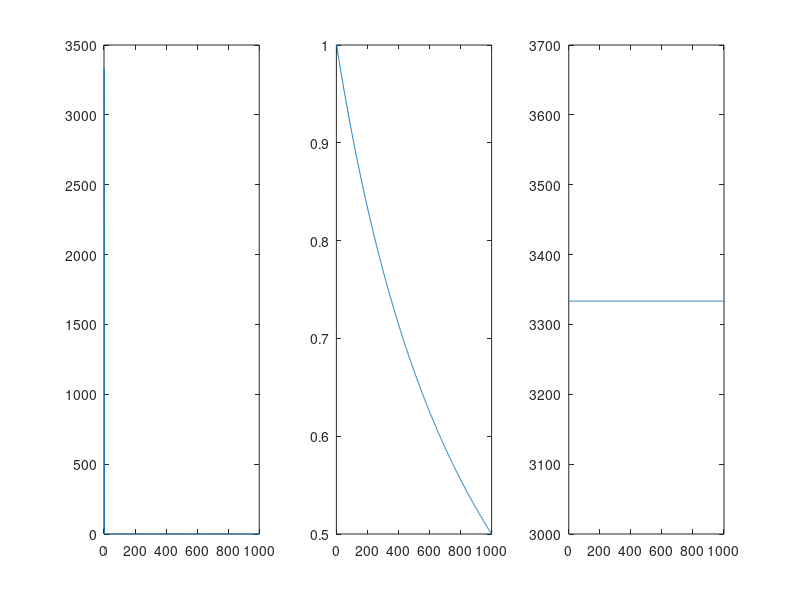

Source code (MATLAB):
close all;clear all;clc;
R=1e6; % ohm , (b)R=10M ohm,
C=1e-6; % F  ,       and C=0.3uF
R=3*1e3;
C=.1*1e-6;
tial=1/(R*C);
t=linspace(0,5*tial,1000);
om=linspace(0,tial,1000);
%%
ir=( 1 / (R*C) ) * exp(-t./(R*C));
fr=( 1 / (R*C) ) ./ ( om + ( 1 / (R*C) ));
%% plot
subplot(1,3,1);
plot(ir);
subplot(1,3,2);
plot(fr);
subplot(1,3,3);
plot(abs(fft(ir)));